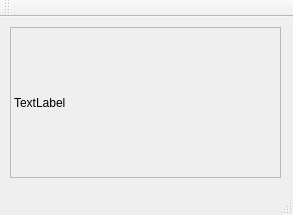
<?xml version="1.0" encoding="UTF-8"?>
<ui version="4.0">
 <class>MainView</class>
 <widget class="QMainWindow" name="MainView">
  <property name="geometry">
   <rect>
    <x>0</x>
    <y>0</y>
    <width>293</width>
    <height>215</height>
   </rect>
  </property>
  <property name="windowTitle">
   <string>MainView</string>
  </property>
  <widget class="QWidget" name="centralWidget">
   <widget class="QLabel" name="label_2">
    <property name="geometry">
     <rect>
      <x>10</x>
      <y>10</y>
      <width>271</width>
      <height>151</height>
     </rect>
    </property>
    <property name="autoFillBackground">
     <bool>false</bool>
    </property>
    <property name="frameShape">
     <enum>QFrame::StyledPanel</enum>
    </property>
    <property name="frameShadow">
     <enum>QFrame::Plain</enum>
    </property>
    <property name="text">
     <string>TextLabel</string>
    </property>
   </widget>
  </widget>
  <widget class="QMenuBar" name="menuBar">
   <property name="geometry">
    <rect>
     <x>0</x>
     <y>0</y>
     <width>293</width>
     <height>21</height>
    </rect>
   </property>
  </widget>
  <widget class="QToolBar" name="mainToolBar">
   <attribute name="toolBarArea">
    <enum>TopToolBarArea</enum>
   </attribute>
   <attribute name="toolBarBreak">
    <bool>false</bool>
   </attribute>
  </widget>
  <widget class="QStatusBar" name="statusBar"/>
 </widget>
 <layoutdefault spacing="6" margin="11"/>
 <resources/>
 <connections/>
</ui>
